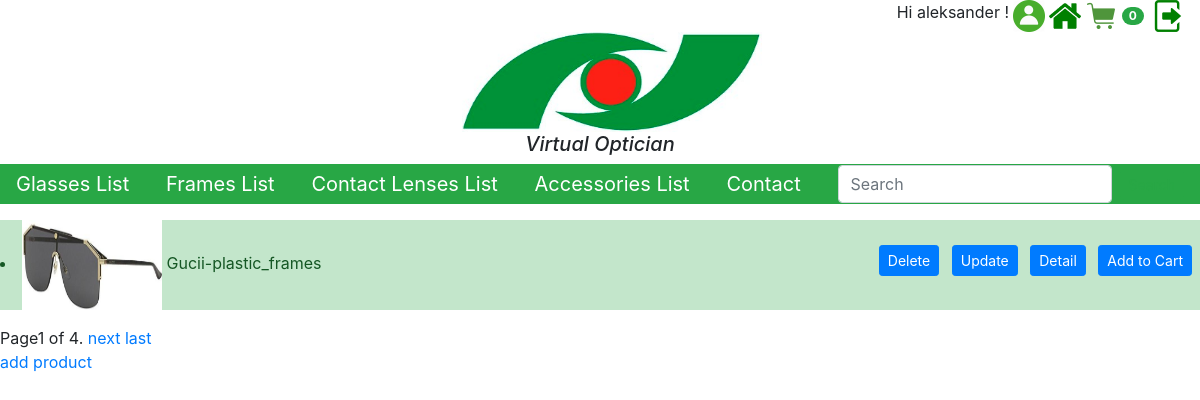
The page /products_list/ (signed in) on the database its author committed.
### WirtualnyOptyk/models.py (models this page shows, shortened)
class Product(models.Model):
    name = models.CharField(max_length=50)
    price = models.FloatField()
    stock = models.IntegerField()
    foto = models.ImageField(upload_to='static/list_photos', height_field=None, width_field=None, max_length=100,
                             null=True,
                             verbose_name="Photo:")
    available = models.BooleanField(default=True, verbose_name="Avaiable:")
    def get_type(self):
        if hasattr(self, 'frames'):
            return self.frames.get_type_display()
    def __str__(self):
        return self.name

class Frames(Product):
    type = models.IntegerField(choices=frames)

### WirtualnyOptyk/views.py (the view)
# urls.py: path('products_list/', views.SearchProductListView.as_view(), name="products_list"),
class SearchProductListView(View):
    def get(self, request):
        products = Product.objects.all()
        form = SearchForm(request.GET)
        form.is_valid()
        name = form.cleaned_data.get('name')
        if name is not None:
            products = Product.objects.filter(name__icontains=name)
        paginator = Paginator(products, 1)
        page_number = request.GET.get("page")
        page_obj = paginator.get_page(page_number)
        return render(request, 'WirtualnyOptyk/product_list.html', {'form': form,
                                                                    'page_obj': page_obj})

### WirtualnyOptyk/forms.py
class SearchForm(forms.Form):
    name=forms.CharField(max_length=50, required=False)

### context_processor/products_amount.py (called while the page is built)
def amount(request):
     amount=sum([product.quantity for product in CartProducts.objects.all()])
     products_amount={
         "prod_amount":amount
     }
     return products_amount

### context_processor/wroc_menu.py (called while the page is built)
def wroc_menu(request):
    ctx={
        "menu":"version 1.0"
    }
    return ctx

### WirtualnyOptyk/templates/WirtualnyOptyk/product_list.html (shortened to what this page needs)
{% extends "base.html" %}
{% block content %}
{% include "WirtualnyOptyk/object_list.html" with objects=page_obj.object_list class="product" ul_class="products" %}
    <a class="button" href="add.html">add product</a>
{% endblock %}

### templates/base.html (shortened to what this page needs)
{% load static %}
<!DOCTYPE html>
<html lang="en">
<head>
    <link rel="stylesheet" type="text/css" href="{% static "bootstrap-4.4.1-dist/css/bootstrap.css"%}">
</head>
<body>
<div class="row">
<div class="col-lg-12 col-md-12 col-sm-12 col-xs-12">
<div class="clearfix visible-sm">
{% if user.is_authenticated%}
    <div>
        <a  href="/logout/" class="float-right mr-3">
            <img class="button" src="{% static "list_photos/logout_icon.png" %}" width="32" height="32" title="LogOut">
        </a>
        <a href="{% url "cart display" user.pk%}" class=" icon-shopping-cart float-right mr-2">
            <img class="button" src="{% static "list_photos/house_icon.png"%}" width="32" height="32" title="Cart">
            <span class="badge badge-pill badge-success  ">{{prod_amount}}</span>
        </a>
        <a  href="/menu/" class="float-right mr-1">
            <img class="button" src="{% static "list_photos/menu.png" %}" width="32" height="32" title="menu">
        </a>
        <a  href="{% url "profile" user.profile.pk %}" class="float-right mr-1">
            <img class="button" src="{% static "list_photos/profile.png" %}" width="32" height="32" title="Profile">
        </a>
    </div>
        {% if user.is_authenticated %}
             <h8 style="float:right;margin-right: 4px">Hi {{ user.username }} !</h8>
        {% endif %}
    </div>
{% endif %}
<div class="text-center">
    <img class="text-center ml-4" src="{%static 'logo.png'%}" title="Logo" height="100" width="300">
</div>
        <h5 class="text-center font-italic">Virtual Optician</h5>
     {%block content%}
            {%endblock%}
</div>
</div>
</body>
</html>

### WirtualnyOptyk/templates/WirtualnyOptyk/object_list.html (shortened to what this page needs)
<div class="list-group list-group-flush{{ ul_class }} " >
        <nav class="navbar  navbar-dark bg-success py-0 ">
            <a href="{% url "glasses list" %}" class="float-none mr-2 navbar-brand " >Glasses List</a>
            <a href="{% url "frames list" %}" class="float-none mr-2 navbar-brand">Frames List</a>
            <a href="{% url "contact lenses list" %}" class="float-none mr-2 navbar-brand">Contact Lenses List</a>
            <a href="{% url "accessories_list" %}" class="float-none mr-2 navbar-brand">Accessories List</a>
            <a href="{% url "contact" %}" class="float-none mr-2 navbar-brand">Contact</a>
            <form class="form-inline" action="{% url "products_list" %}">
                <input name="name" class="form-control mr-sm-2" type="search" placeholder="Search" aria-label="Search">
                <button class="btn btn-sm btn-outline-success my-2 my-sm-0" type="submit">Search</button>
            </form>
        </nav>
    {% for object in objects %}
        <div class=" d-flex justify-content-end ">
            <li  class="list-group-item-action list-group-item-success " data-id="{{object.id}}">
            {% if object.foto != None %}
                <img src="{{object.foto.url}}" width=140 height="90">
            {% endif %}
                {{ object }}-{{ object.get_type}}
                <div class="float-right" style="margin-top: 25px">
                    {% if user.is_superuser %}
                    <a href="{{object.get_delete_url}}">
                        <button class="btn btn-primary btn-sm mr-2"> Delete</button>
                    </a>
                    <a href="{{object.get_update_url}}">
                        <button class="btn btn-primary btn-sm mr-2">Update</button>
                    </a>
                    {% endif %}
                    <a href="{{object.get_detail_url }}">
                        <button class="btn btn-primary btn-sm mr-2">Detail</button>
                    </a>
                    <button id="order" class="btn btn-primary btn-sm mr-2" data-id="{{object.id}}">Add to Cart</button>
                </div>
            </li>
        </div>
{% endfor %}
    <footer>
        <div class="pagination">
            <span class="step-links">
                <span class="current">
                    Page{{ page_obj.number }} of {{ page_obj.paginator.num_pages }}.
                </span>
                {% if page_obj.has_next %}
                    <a href="?page={{ page_obj.next_page_number }}">next</a>
                    <a href="?page={{ page_obj.paginator.num_pages }}">last</a>
                {% endif %}
            </span>
        </div>
    </footer>
</div>

### rows shown on the page
Product: foto (picture), name "Gucii", get_type "plastic_frames"

### other values the page prints
{{ prod_amount }} "0"
{{ user.username }} "aleksander"
{{ page_obj.number }} "1"
{{ page_obj.paginator.num_pages }} "4"
